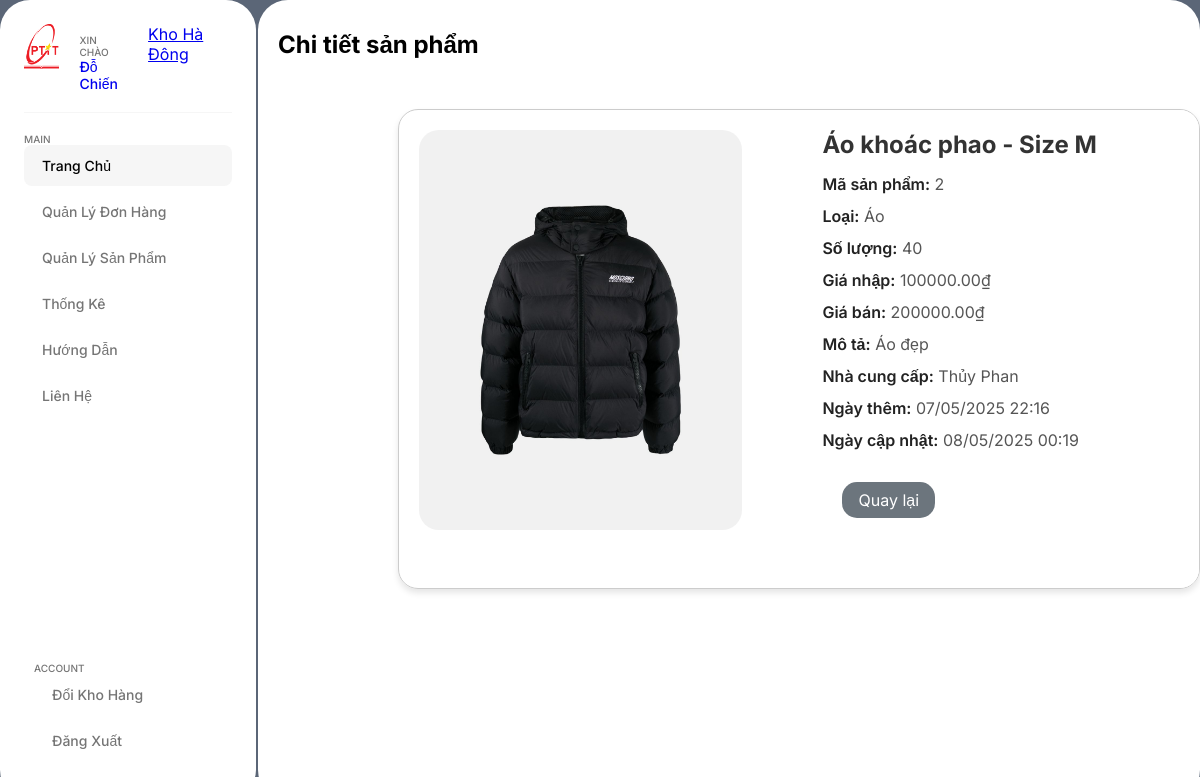
/product/detail/2/ (signed in), run on the app's committed database.
### home/models.py (models this page shows, shortened)
class Store(models.Model):
    name = models.CharField(max_length=100)
    address = models.TextField(blank=True)

class Product(models.Model):
    CATEGORY_CHOICES = [
        ('ao', 'Áo'),
        ('quan', 'Quần'),
        ('vay', 'Váy'),
        ('tat', 'Tất'),
        ('giay', 'Giày'),
        ('dep', 'Dép'),
        ('mu', 'Mũ'),
        ('thatlung', 'Thắt Lưng'),
        ('khac', 'Khác'),
    ]
    store = models.ForeignKey(Store, on_delete=models.CASCADE, null=True, blank=True)
    store_user = models.ForeignKey(StoreUser, on_delete=models.CASCADE, null=True, blank=True)
    name = models.CharField(max_length=255)  # Tên sản phẩm
    category = models.CharField(max_length=50, choices=CATEGORY_CHOICES)  # Loại sản phẩm
    purchase_price = models.DecimalField(max_digits=10, decimal_places=2)  # Giá nhập
    sale_price = models.DecimalField(max_digits=10, decimal_places=2)  # Giá bán
    description = models.TextField(blank=True, null=True)  # Mô tả sản phẩm
    image = models.ImageField(upload_to='product_images/', blank=True, null=True)  # Ảnh sản phẩm
    date_added = models.DateTimeField(auto_now_add=True)  # Ngày thêm sản phẩm
    date_updated = models.DateTimeField(auto_now=True)  # Ngày cập nhật cuối
    supplier = models.CharField(max_length=255, blank=True, null=True)  # Tên nhà cung cấp
    quantity = models.IntegerField(default=0) # Thêm trường quantity

### home/views.py (the view)
# urls.py: path('product/detail/<int:product_id>/', views.product_detail, name='product_detail'),
def product_detail(request, product_id):
    store_id = request.session.get('active_store_id')
    store = get_object_or_404(Store, id=store_id)
    product = get_object_or_404(Product, id=product_id, store=store)
    if not StoreUser.objects.filter(store=store, user=request.user).exists():
        return HttpResponseForbidden("Bạn không có quyền xem chi tiết sản phẩm này.")
    return render(request, 'page1/product_detail.html', {
        'product': product,
    })

### home/context_processors.py (called while the page is built)
def active_store_context(request):
    store = None
    store_id = request.session.get('active_store_id')
    if store_id:
        try:
            store = Store.objects.get(id=store_id)
        except Store.DoesNotExist:
            pass
    return {'active_store': store}

### home/templates/page1/product_detail.html
{% extends "page1/product-tonkho.html" %}
{% load static %}
{% block content %}
<link rel="stylesheet" href="{% static 'css/product-detail.css' %}">
<h2>Chi tiết sản phẩm</h2>
<div class="card" style="max-width: 1000px;">
    {% if product.image %}
        <img src="{{ product.image.url }}" alt="{{ product.name }}" class="card-img-top">
    {% endif %}
    <div class="card-body">
        <h5 class="card-title">{{ product.name }}</h5>
        <p><strong>Mã sản phẩm:</strong> {{ product.id }}</p>
        <p><strong>Loại:</strong> {{ product.get_category_display }}</p>
        <p><strong>Số lượng:</strong> {{ product.quantity }}</p>
        <p><strong>Giá nhập:</strong> {{ product.purchase_price }}₫</p>
        <p><strong>Giá bán:</strong> {{ product.sale_price }}₫</p>
        <p><strong>Mô tả:</strong> {{ product.description|default:"(Không có)" }}</p>
        <p><strong>Nhà cung cấp:</strong> {{ product.supplier|default:"(Không có)" }}</p>
        <p><strong>Ngày thêm:</strong> {{ product.date_added|date:"d/m/Y H:i" }}</p>
        <p><strong>Ngày cập nhật:</strong> {{ product.date_updated|date:"d/m/Y H:i" }}</p>
        <a href="{% url 'get_product_tonKho' %}" class="btn btn-secondary">Quay lại</a>
    </div>
</div>
{% endblock %}

### home/templates/page1/product-tonkho.html (shortened to what this page needs)
{% extends "page1/base.html" %}
{% block content %}
    {% load static %}
{% endblock %}

### home/templates/page1/base.html (shortened to what this page needs)
<!DOCTYPE html>
<html lang="en">
  <head>
    {% load static %}
    <link rel="stylesheet" href="https://unpkg.com/boxicons@2.1.4/css/boxicons.min.css">
    <link rel="stylesheet" href="{% static 'css/base.css' %}">
  </head>
  <body>
    <div class="container">
        <div class="slidebar">
            <div class="head">
                <a class = "information" href="/profile">
                    <div class="user-img">
                        <img src="{% static 'images/PTIT.png' %}" alt="">
                    </div>
                    <div class="user-details">
                        {%if user.username %}
                            <p class="title"> Xin chào </p>
                            <p class="name"> {{user.last_name}} {{user.first_name}} </p>
                        {%endif%}
                    </div>
                </a>
                <a class = "storemanager" href="/store_info">
                    <div class="store-details">
                        {%if user.username %}
                            {% if active_store %}
                                <p class="store">{{ active_store.name }}</p>
                            {% endif %}
                        {%endif%}
                    </div>
                </a>
            </div>
            <div class="nav">
                <div class="menu">
                    <p class="title">Main</p>
                    <ul>
                        <li class="active">
                            <a href="/">
                                <span class="text">Trang Chủ</span>
                            </a>
                        </li>
                        <li>
                            <a href="/order">
                                <span class="text">Quản Lý Đơn Hàng</span>
                            </a>
                        </li>
                        <li >
                            <a href="#">
                                <span class="text">Quản Lý Sản Phẩm</span>
                            </a>
                        </li>
                        <li>
                            <a href="/product/statistics">
                                <span class="text">Thống Kê</span>
                            </a>
                        </li>
                        <li>
                            <a href="/guide">
                                <span class="text">Hướng Dẫn </span>
                            </a>
                        </li>
                        <li >
                            <a href="/contact">
                                <span class="text">Liên Hệ</span>
                            </a>
                        </li>
                    </ul>
                </div>
            </div>
            <footer class="footer">
                <p class="title">ACCOUNT</p>
                {% if user.username %}
                    <ul>
                        <li>
                            <a href="{% url 'select_store' %}">
                                <span class="text">Đổi Kho Hàng</span>
                            </a>
                        </li>
                        <li>
                            <a href="{% url 'logout' %}">
                                <span class="text">Đăng Xuất</span>
                            </a>
                        </li>
                    </ul>
                {% endif %}
            </footer>
        </div>
        <div class="content">
                {% block content %}
                {% endblock %}
        </div>
    </div>
  </body>
</html>

### home/static/css/base.css (style rules this page uses)
* { margin:0; padding:0; box-sizing: border-box; font-family :"Inter",sans-serif; }
body { background-color:#5b6677; }
.container { width: 100%; min-height: 100vh; display: flex; }
.slidebar { width:256px; height: 100vh; display: flex; gap:20px; flex-direction: column; background-color:#fff; padding: 24px; border-radius: 30px; }
.slidebar .head { display: flex; gap: 20px; padding-bottom: 20px; border-bottom: 1px solid #f6f6f6; }
.information { display: flex; text-decoration: none; }
.user-img { width: 44px; height: 44px; border-radius: 50%; }
.user-img img { width: 100%; object-fit: cover; }
.user-details { margin-top: 10px; margin-left: 20px; }
.user-details .title, .menu .title, .footer .title { font-size: 10px; font-weight: 500; color: #757575; text-transform: uppercase; }
.user-details .name { font-size: 14px; font-weight: 500; }
.menu ul li, .footer ul li { list-style: none; margin-bottom: 5px; }
.menu ul li a, .footer a { display: flex; align-items: center; gap: 10px; font-size: 14px; font-weight: 500; color: #757575; text-decoration: none; padding: 12px 8px; border-radius: 8px; transition: all 0.3s; }
.menu ul li > a:hover, .menu ul li.active > a, .footer ul li > a:hover, .footer ul li.active > a { color:black; background-color: #f6f6f6; }
.menu ul li .text, .footer .text { flex: 1; }
.footer { margin-top: auto; padding: 10px; }
.content { flex: 1; margin-left: 2px; display: inline-block; background-color:#fff; height: 100vh; border-radius: 30px; }

### home/static/css/product-detail.css (style rules this page uses)
h2 { text-align: left; margin-left: 20px; margin-top: 30px }
.card { display: flex; max-width: 800px; margin-top: 50px; margin-left: 140px; border: 1px solid #ccc; border-radius: 20px; overflow: hidden; box-shadow: 0 4px 6px rgba(0, 0, 0, 0.1); }
.card-img-top { max-width: 100%; height: auto; max-height: 400px; object-fit: cover; display: block; margin: 20px; border-radius: 20px; }
.card-body { margin-left: 40px; padding: 20px; background-color: #fff; flex: 2; }
.card-title { font-size: 1.5rem; font-weight: bold; margin-bottom: 15px; color: #333; }
.card-body p { margin: 12px 0; font-size: 1rem; color: #555; }
.card-body p strong { color: #222; font-weight: 600; }
.btn { padding: 8px 16px; border-radius: 15px; text-decoration: none; transition: background-color 0.2s ease; }
.btn-secondary { margin-bottom: 50px; background-color: #6c757d; color: #fff; border: none; }
.card-body .btn.btn-secondary { display: inline-block; margin-top: 20px; margin-left: 20px; }

### data on the page
Store: name "Kho Hà Đông"
Product: image (picture), name "Áo khoác phao - Size M", id "2", category "Áo", quantity "40", purchase_price "100000.00", sale_price "200000.00", description "Áo đẹp", supplier "Thủy Phan", date_added "07/05/2025 22:16", date_updated "08/05/2025 00:19"

### other printed values
{{ user.last_name }} "Đỗ"
{{ user.first_name }} "Chiến"
